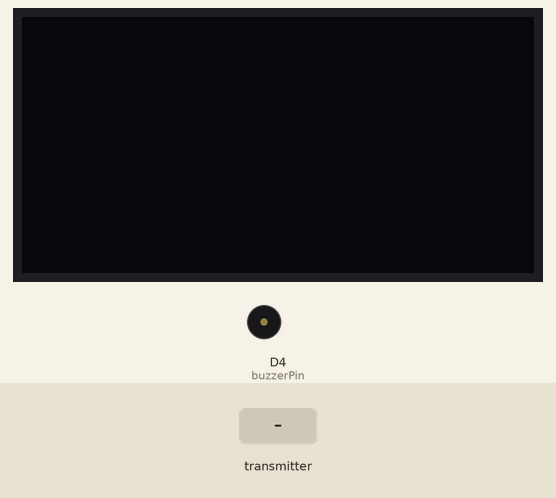
Recording of a sketch running on a simulated ESP8266 (NodeMCU). Shown: 128×64 one-colour display, buzzer (waves = sounding, pin HIGH). The test bench sets the inputs (shaded band). No radio packets arrive unless stated; what the sketch prints to the serial monitor is not drawn.

Above: at 1.2 s.
1.3 s: the transmitter starts sending i = 0
At 1.9 s:
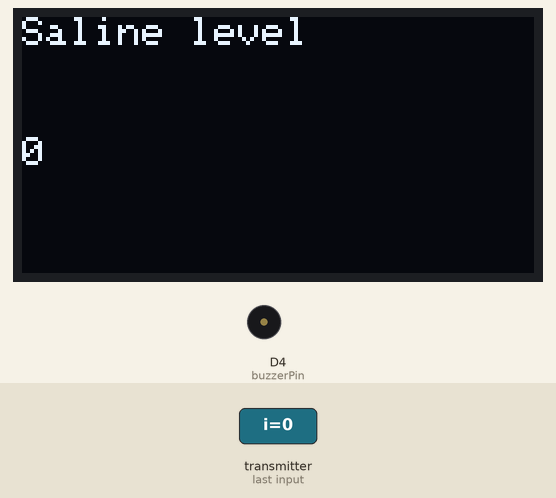
2.8 s: the transmitter starts sending i = 256
At 3.3 s:
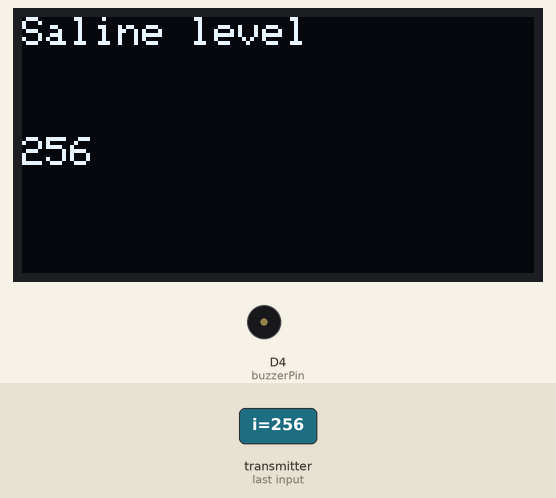
Timing chart, 0 to 5.8 s (numbered marks = the images above; inputs shaded):
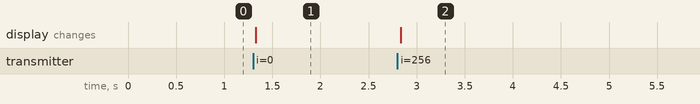

Measured:
- after the input at 1.3 s, the display: changes at once (image 1)
- after the input at 2.8 s, the display: changes at once (image 2)

The sketch:

Nursesidesystem.ino
```cpp
/*
 * This is a 1 channel nrf24l01 transmitter and receiver code.
 * There is a single output(led control) in the receiver which can controlled with the pushbutton in transmitter;
 *
 * To know more refer the below links:
 *  https://youtu.be/UoeU79G09Dk
 *  https://dhirajkushwaha.com/elekkrypt
 *
 */

#include <Adafruit_SSD1306.h>
#define OLED_SDA D2
#define OLED_SCL D1
#define OLED_ADDR 0x3C

Adafruit_SSD1306 display(128, 64, &Wire, OLED_ADDR);

#include <SPI.h>
#include <RF24.h>
#include <nRF24L01.h>
const int buzzerPin = 2;

RF24 radio(7,8); // declaring CE and CSN pins
const byte address[] = "node1";

void setup() {
  Serial.begin(9600);
  pinMode(buzzerPin, OUTPUT);
  display.begin(SSD1306_SWITCHCAPVCC, OLED_ADDR);
  radio.begin(); // initializes the operations of the chip
  radio.openReadingPipe(0, address);
  radio.setPALevel(RF24_PA_MIN);
  radio.startListening();


}


void loop() {
  while(radio.available()){
    int i =0;
    // alert(i);
    radio.read(&i, sizeof(i));
    display.clearDisplay();
    display.setTextSize(1);
    display.setTextColor(SSD1306_WHITE);
    display.setCursor(0, 0);
    display.println("Saline level");
    display.setCursor(0, 30);
    display.println(i);
    display.display();
    Serial.println(i);

  }


}
```
